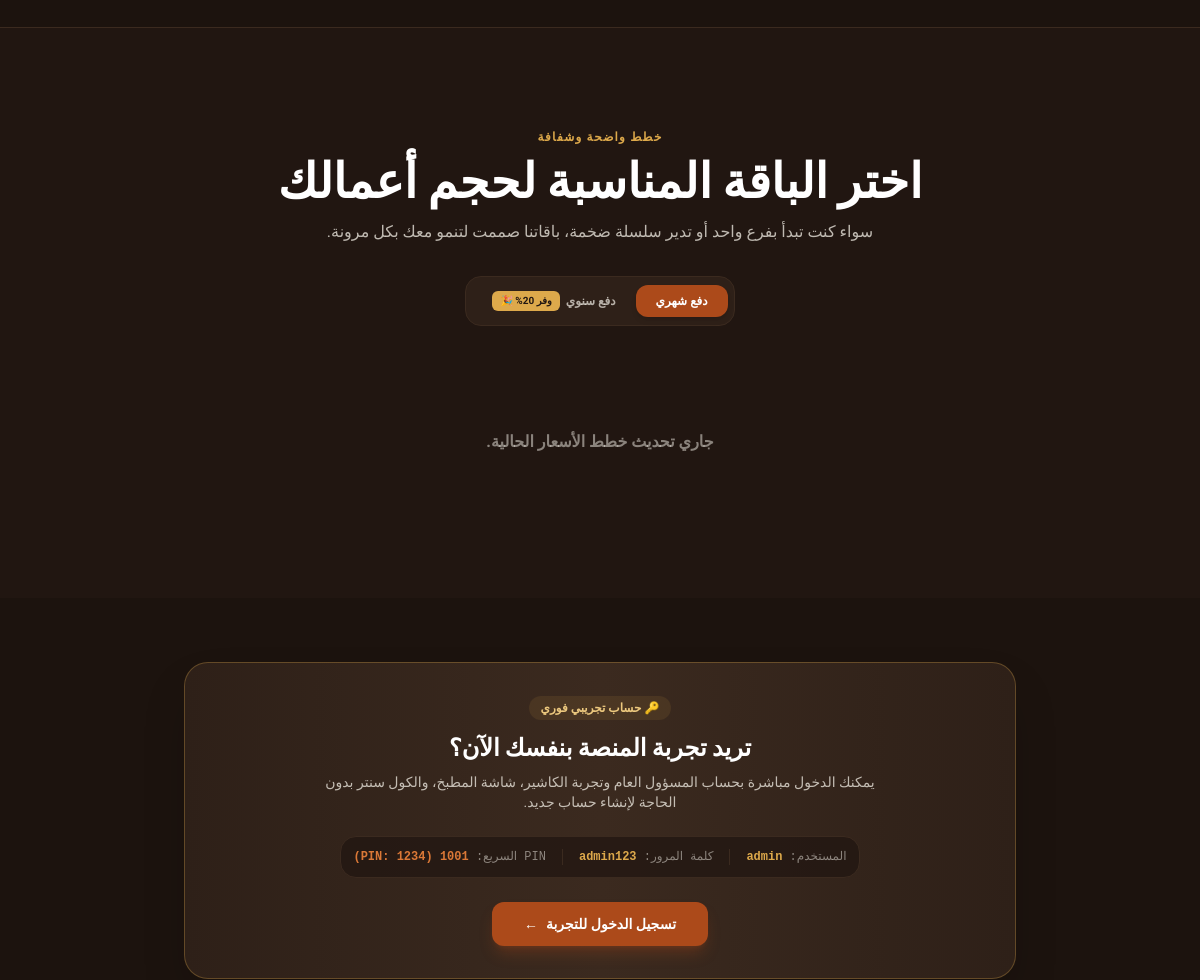
The app's page / (middle part), older data.
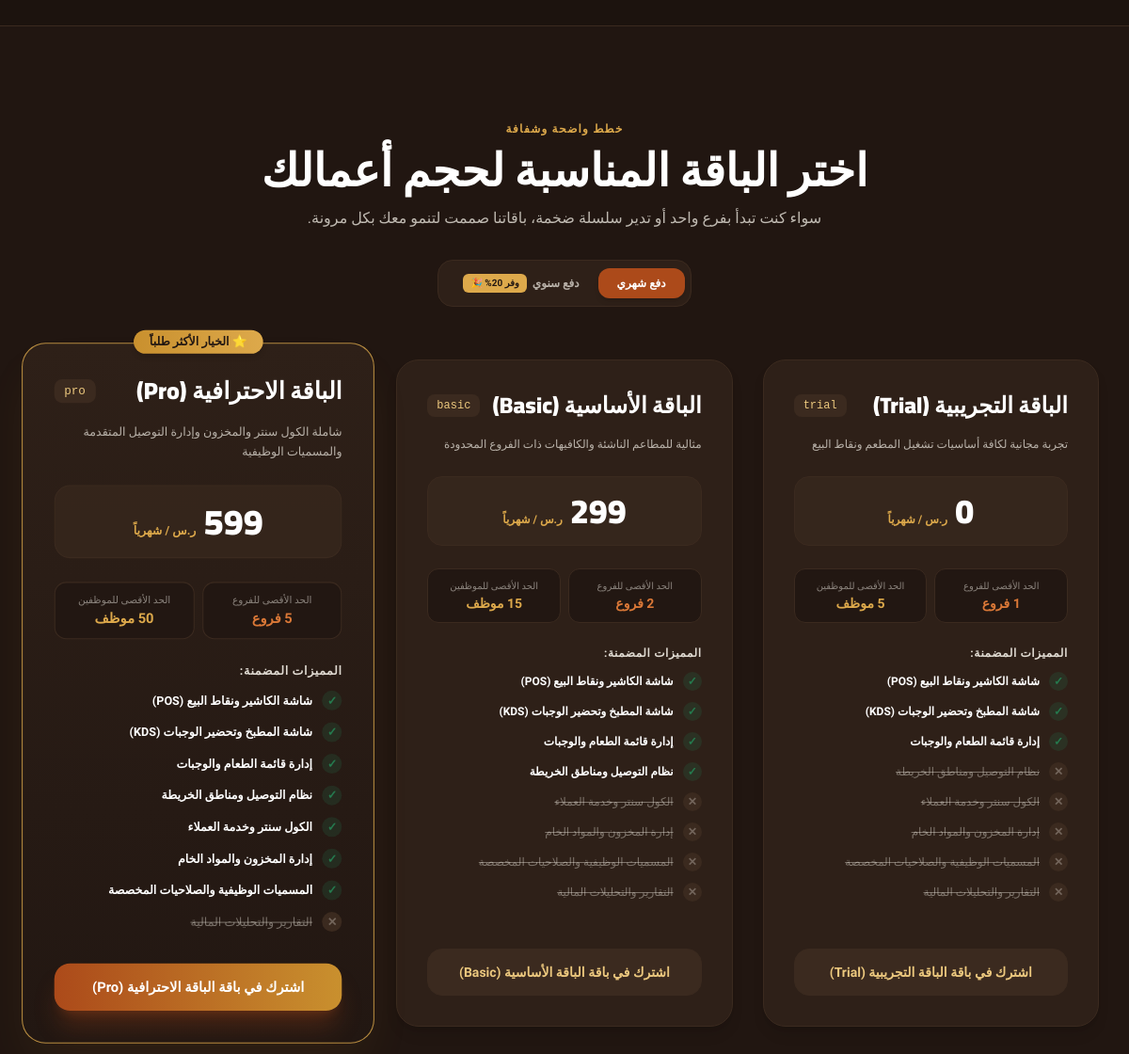
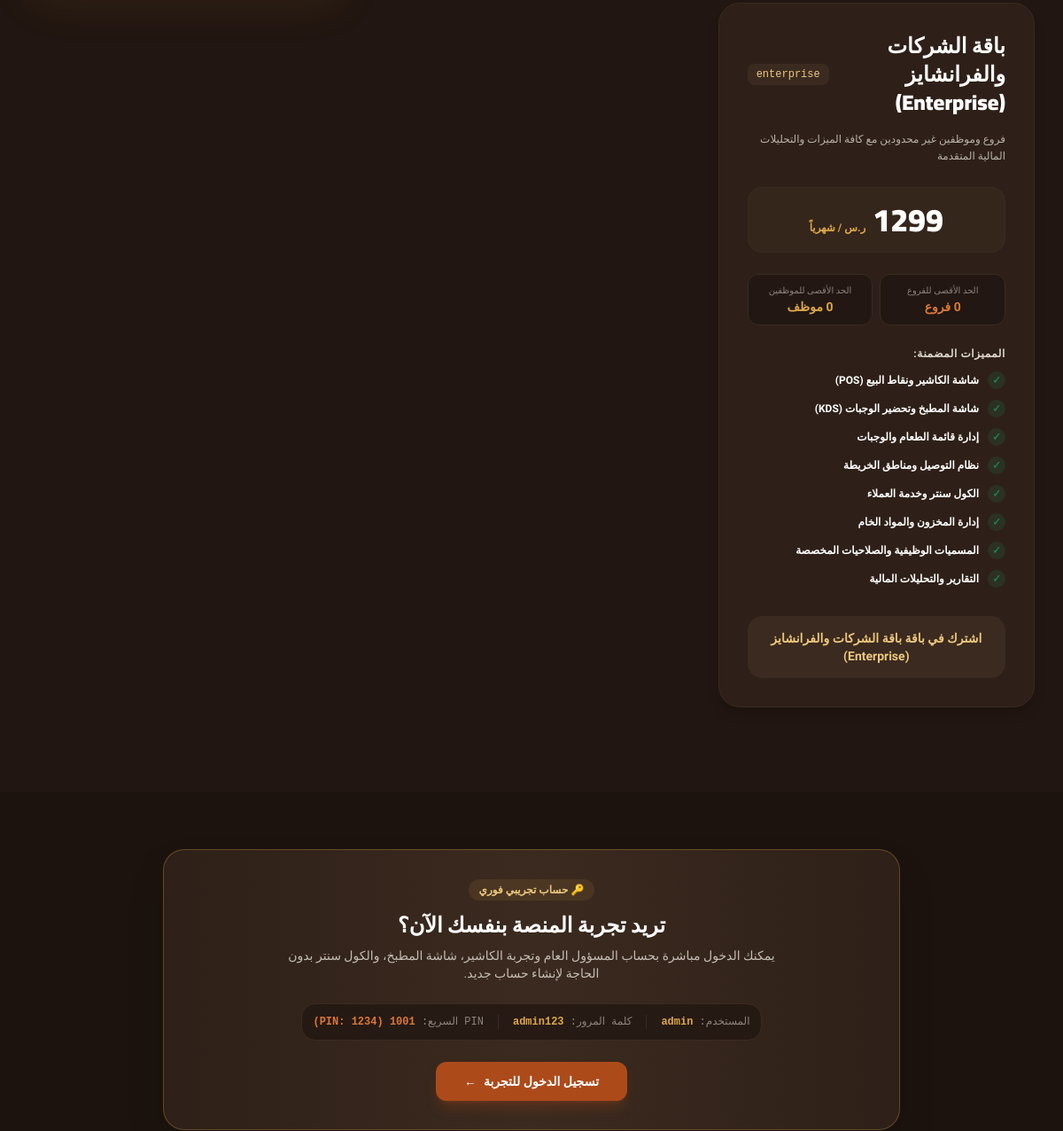
The same page, newer data (2 pictures, top to bottom).
### core/models.py (models this page shows, shortened)
class SubscriptionPlan(models.Model):
    name = models.CharField(max_length=100, verbose_name="اسم الباقة")
    code = models.SlugField(max_length=50, unique=True, verbose_name="كود الباقة")
    description = models.CharField(max_length=255, blank=True, default="", verbose_name="وصف الباقة")
    price_monthly = models.DecimalField(max_digits=8, decimal_places=2, default=0.00, verbose_name="السعر الشهري (ر.س)")
    price_yearly = models.DecimalField(max_digits=8, decimal_places=2, default=0.00, verbose_name="السعر السنوي (ر.س)")
    max_branches = models.IntegerField(default=1, verbose_name="الحد الأقصى للفروع (0 لغير محدود)")
    max_employees = models.IntegerField(default=5, verbose_name="الحد الأقصى للموظفين (0 لغير محدود)")
    features = models.JSONField(default=list, blank=True, verbose_name="الميزات المفعلة في الباقة")
    trial_days = models.PositiveIntegerField(default=14, verbose_name="أيام التجربة المجانية")
    is_active = models.BooleanField(default=True, verbose_name="متاحة للاشتراك")
    is_popular = models.BooleanField(default=False, verbose_name="الباقة الأكثر طلباً")
    ordering = models.IntegerField(default=0, verbose_name="ترتيب العرض")
    created_at = models.DateTimeField(auto_now_add=True, verbose_name="تاريخ الإنشاء")
    updated_at = models.DateTimeField(auto_now=True, verbose_name="آخر تحديث")
    class Meta:
        verbose_name = "باقة اشتراك SaaS"
        verbose_name_plural = "باقات اشتراك المنصة"
        ordering = ["ordering", "price_monthly"]

### core/views.py (the view)
# urls.py: path("", views.landing_view, name="landing"),
def landing_view(request):
    if request.user.is_authenticated:
        profile = getattr(request.user, "profile", None)
        if (request.user.is_superuser or (profile and profile.is_platform_admin)) and not request.session.get("active_tenant_id"):
            return redirect("platform_dashboard")
        return redirect("dashboard")
    plans = SubscriptionPlan.objects.filter(is_active=True).order_by("ordering", "price_monthly")
    total_tenants = Tenant.objects.filter(is_active=True).count()
    total_branches = Branch.objects.filter(status="active").count()
    total_orders = Order.objects.count()
    catalog_data = []
    for f in SAAS_FEATURES_CATALOG:
        key = f.get("key") or f.get("code")
        label = f.get("label") or f.get("name")
        catalog_data.append({
            "key": key,
            "code": key,
            "label": label,
            "name": label,
            "desc": f.get("desc", ""),
        })
    context = {
        "plans": plans,
        "catalog": catalog_data,
        "stats": {
            "restaurants": max(total_tenants, 18),
            "branches": max(total_branches, 45),
            "orders": max(total_orders, 15000),
            "uptime": "99.9%",
        }
    }
    return render(request, "landing.html", context)

### core/context_processors.py (called while the page is built, shortened)
def branch_context(request):
    if not request.user.is_authenticated:
        return {}

### templates/landing.html (shortened to what the changed rows need)
{% extends "base.html" %}
{% block unauth_content %}
<div class="min-h-screen bg-[#1c130e] text-paper font-sans selection:bg-brand-500 selection:text-white" dir="rtl">
    <section id="pricing" class="py-24 bg-night/90 border-t border-night-3 relative">
        <div class="max-w-7xl mx-auto px-4 sm:px-6 lg:px-8">
            <div class="text-center max-w-3xl mx-auto mb-14">
                <h2 class="font-display text-3xl sm:text-4xl lg:text-5xl font-black text-white mt-2">
                    اختر الباقة المناسبة لحجم أعمالك
                </h2>
            </div>
            <div class="grid grid-cols-1 md:grid-cols-2 lg:grid-cols-3 gap-8 items-stretch">
                {% for plan in plans %}
                <div class="relative rounded-3xl border {% if plan.is_popular %}border-gold-400/80 bg-gradient-to-b from-night-2 to-night shadow-2xl shadow-gold-500/10 scale-105 z-10{% else %}border-night-3 bg-night-2 shadow-lg{% endif %} p-8 flex flex-col justify-between transition-all">
                    {% if plan.is_popular %}
                    <div class="absolute -top-3.5 right-1/2 translate-x-1/2 px-4 py-1 rounded-full bg-gradient-to-r from-gold-500 to-gold-400 text-night text-xs font-black shadow-md">
                        ⭐ الخيار الأكثر طلباً
                    </div>
                    {% endif %}
                    <div>
                        <div class="flex items-center justify-between mb-4">
                            <h3 class="font-display text-2xl font-black text-white">{{ plan.name }}</h3>
                            <span class="text-xs font-mono px-2.5 py-1 rounded-lg bg-night-3 text-gold-300">{{ plan.code }}</span>
                        </div>
                        <p class="text-xs text-paper/70 mb-6 leading-relaxed">{{ plan.description|default:"حل مثالي لتشغيل المطاعم مع أعلى مستويات الأمان والأداء." }}</p>
                        <div class="mb-6 p-4 rounded-2xl bg-night-3/60 border border-night-3 text-center">
                            <div class="price-monthly-box">
                                <span class="font-display text-4xl font-black text-white">{{ plan.price_monthly|floatformat:0 }}</span>
                                <span class="text-xs font-bold text-gold-400 mr-1">ر.س / شهرياً</span>
                            </div>
                        </div>
                        <div class="grid grid-cols-2 gap-2 mb-6 text-center text-xs">
                            <div class="p-2.5 rounded-xl bg-night border border-night-3">
                                <span class="text-[10px] text-paper/50 block">الحد الأقصى للفروع</span>
                                <span class="font-extrabold text-brand-400 text-sm">
                                    {% if plan.max_branches >= 999 %}غير محدود{% else %}{{ plan.max_branches }} فروع{% endif %}
                                </span>
                            </div>
                            <div class="p-2.5 rounded-xl bg-night border border-night-3">
                                <span class="text-[10px] text-paper/50 block">الحد الأقصى للموظفين</span>
                                <span class="font-extrabold text-gold-400 text-sm">
                                    {% if plan.max_employees >= 999 %}غير محدود{% else %}{{ plan.max_employees }} موظف{% endif %}
                                </span>
                            </div>
                        </div>
                        <div class="space-y-3 mb-8">
                            <p class="text-xs font-black text-paper/90 uppercase tracking-wider">المميزات المضمنة:</p>
                            {% for feat in catalog %}
                            <div class="flex items-center gap-2.5 text-xs">
                                {% if feat.code in plan.features %}
                                <span class="flex h-5 w-5 shrink-0 items-center justify-center rounded-full bg-good-600/20 text-good-600 font-bold text-xs">✓</span>
                                <span class="text-white font-bold">{{ feat.name }}</span>
                                {% else %}
                                <span class="flex h-5 w-5 shrink-0 items-center justify-center rounded-full bg-night-3 text-paper/30 font-bold text-xs">✕</span>
                                <span class="text-paper/40 line-through">{{ feat.name }}</span>
                                {% endif %}
                            </div>
                            {% endfor %}
                        </div>
                    </div>
                    <a href="{% url 'login' %}" class="w-full py-3.5 rounded-2xl text-center text-sm font-black transition {% if plan.is_popular %}bg-gradient-to-r from-brand-600 to-gold-500 hover:from-brand-500 hover:to-gold-400 text-white shadow-xl shadow-brand-600/30{% else %}bg-night-3 hover:bg-brand-600 text-gold-300 hover:text-white border border-night-3{% endif %}">
                        اشترك في باقة {{ plan.name }}
                    </a>
                </div>
                {% empty %}
                <div class="col-span-3 text-center py-12 text-paper/50 font-bold">
                    جاري تحديث خطط الأسعار الحالية.
                </div>
                {% endfor %}
            </div>
        </div>
    </section>
</div>
{% endblock %}

Row changes from the older to the newer data that the page shows:
added SubscriptionPlan: name "الباقة التجريبية (Trial)", code "trial", description "تجربة مجانية لكافة أساسيات تشغيل المطعم ونقاط البيع", price_monthly "0", max_employees "5", name "شاشة الكاشير ونقاط البيع (POS)" "شاشة المطبخ وتحضير الوجبات (KDS)" "إدارة قائمة الطعام والوجبات", name "نظام التوصيل ومناطق الخريطة" "الكول سنتر وخدمة العملاء" "إدارة المخزون والمواد الخام" "المسميات الوظيفية والصلاحيات المخصصة" "التقارير والتحليلات المالية"
added SubscriptionPlan: name "الباقة الأساسية (Basic)", code "basic", description "مثالية للمطاعم الناشئة والكافيهات ذات الفروع المحدودة", price_monthly "299", max_branches "2", name "شاشة الكاشير ونقاط البيع (POS)" "شاشة المطبخ وتحضير الوجبات (KDS)" "إدارة قائمة الطعام والوجبات" "نظام التوصيل ومناطق الخريطة", name "الكول سنتر وخدمة العملاء" "إدارة المخزون والمواد الخام" "المسميات الوظيفية والصلاحيات المخصصة" "التقارير والتحليلات المالية"
added SubscriptionPlan: is_popular "⭐ الخيار الأكثر طلباً", name "الباقة الاحترافية (Pro)", code "pro", description "شاملة الكول سنتر والمخزون وإدارة التوصيل المتقدمة والمسميات الوظيفية", price_monthly "599", max_branches "5", name "شاشة الكاشير ونقاط البيع (POS)" "شاشة المطبخ وتحضير الوجبات (KDS)" "إدارة قائمة الطعام والوجبات" "نظام التوصيل ومناطق الخريطة" "الكول سنتر وخدمة العملاء" "إدارة المخزون والمواد الخام" "المسميات الوظيفية والصلاحيات المخصصة", name "التقارير والتحليلات المالية"
added SubscriptionPlan: name "باقة الشركات والفرانشايز (Enterprise)", code "enterprise", description "فروع وموظفين غير محدودين مع كافة الميزات والتحليلات المالية المتقدمة", price_monthly "1299", max_employees "0", name "شاشة الكاشير ونقاط البيع (POS)" "شاشة المطبخ وتحضير الوجبات (KDS)" "إدارة قائمة الطعام والوجبات" "نظام التوصيل ومناطق الخريطة" "الكول سنتر وخدمة العملاء" "إدارة المخزون والمواد الخام" "المسميات الوظيفية والصلاحيات المخصصة" "التقارير والتحليلات المالية"
Text that changed along with them:
text no longer shown: "جاري تحديث خطط الأسعار الحالية."
